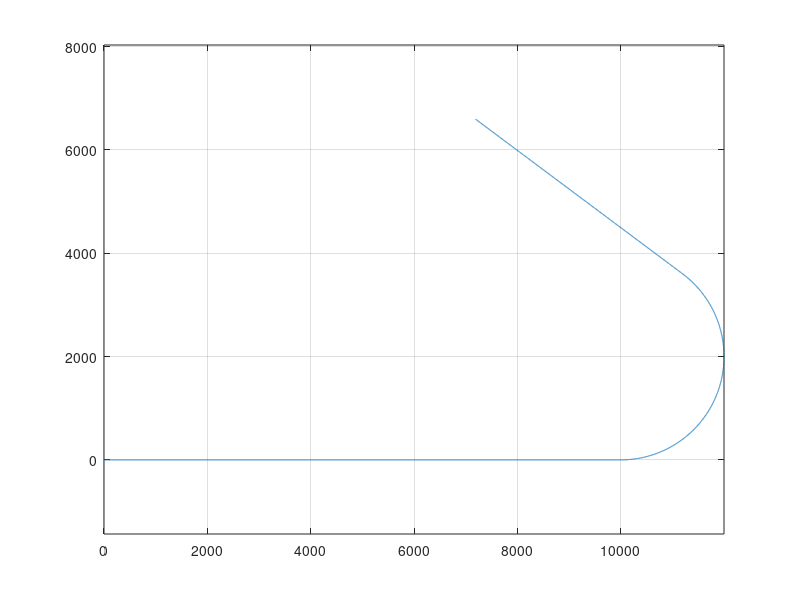

Here is the MATLAB script that generated this plot: (Note: this script raises an error after producing the figure.)
clear;clc;close all

load("trajectory.mat")

n = length(X);
xySigma = .5;
VxySigma = 5;
noise = [xySigma*randn([1 n]);
         xySigma*randn([1 n]);
         VxySigma*randn([1 n]);
         VxySigma*randn([1 n])];
y = X + noise;

plot(X(1,:),X(3,:))
grid on
hold on
axis equal

tf = 200;
fs = 100;
dt = 1/fs;
time = 0 : dt : tf;
R = diag([xySigma xySigma VxySigma VxySigma]);

%% Kalman Filter 1

qCV = 400;
Q = qCV*dt*[dt^2/3 dt/2;dt/2 1];
Q = [Q zeros(2);zeros(2) Q];
A = [1 dt 0 0;
      0  1 0 0;
      0  0 1 dt;
      0  0 0  1];
H =  [0 0 0 0;
      0 1 0 0;
      0 0 0 0;
      0 0 0 1];

x0 = X(:,1);
P0 = eye(4);

kf1 = kalmanFilter(A,[],H,Q,R,x0,P0);

%% Kalman Filter 2
qTURN = 25;
Q = qCV*dt*[1 0;0 1];
Q = [Q zeros(2);zeros(2) Q];

w = 0.05;
A = [1    sin(w*dt)/w   0  -(1-cos(w*dt))/w;
      0      cos(w*dt)   0        -sin(w*dt);
      0 (1-cos(w*dt))/w   1      sin(w*dt)/w;
      0       sin(w*dt)  0         cos(w*dt)];

kf2 = kalmanFilter(A,[],H,Q,R,x0,P0);

for ii = 1 : length(time)

    %% Run Kalman Filter 1
    % Time Update
    kf1.propagate

    % Measurement Update
    kf1.update(y(:,ii))

    x1_hat(:,ii) = kf1.getState;

    %% Run Kalman Filter 2
    % Time Update
    kf2.propagate

    % Measurement Update
    kf2.update(y(:,ii))

    x2_hat(:,ii) = kf2.getState;

end

plot(x1_hat(1,:),x1_hat(3,:),".")
plot(x2_hat(1,:),x2_hat(3,:),".")